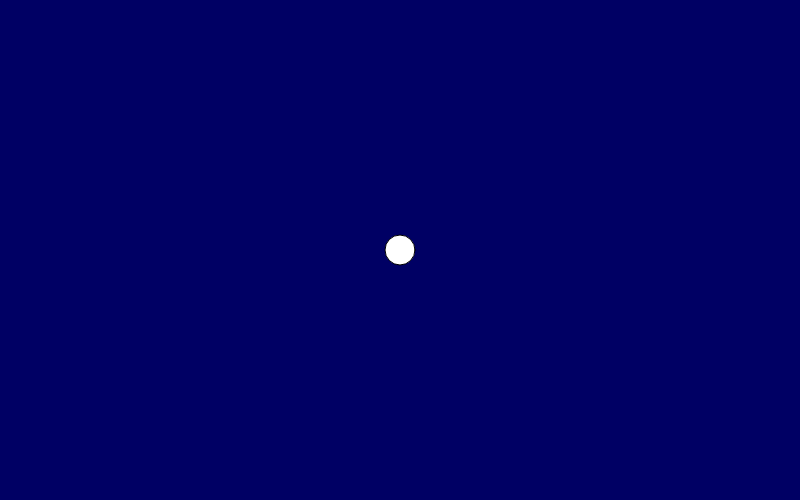
Frame 1 (no input)
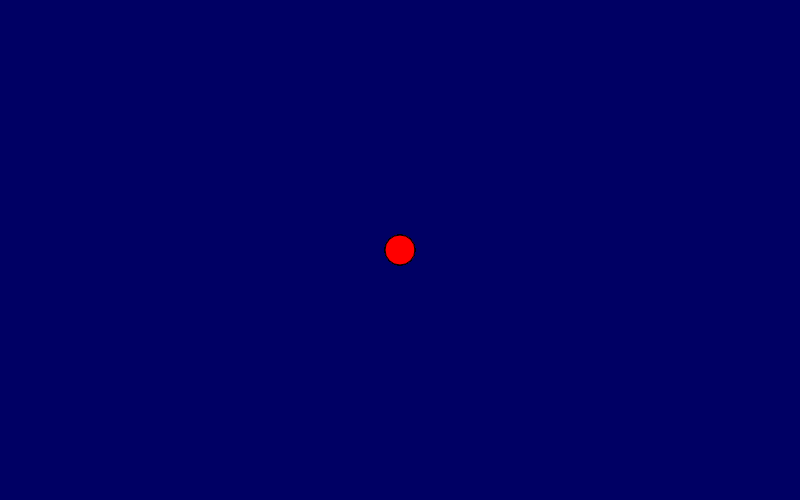
Frame 60 (no input)
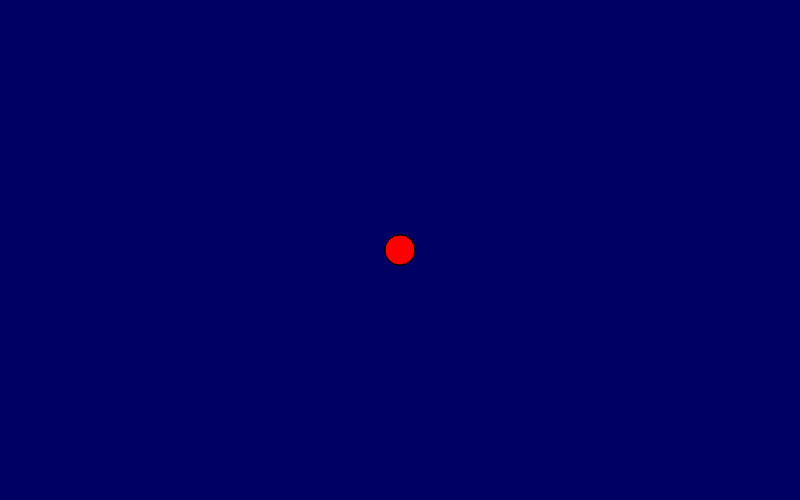
Frame 120 (the mouse pressed at the canvas centre since frame 60)

The p5.js sketch that drew these frames (run headless with seeded random() and noise() and a simulated clock; from frame 60 on, the mouse is pressed at the canvas centre):

// p5.js sketch
// ── sketch.js
function setup() {
  // put setup code here
  createCanvas(800, 500) ;
  background(0, 0, 100)
}

function draw() {
  // put drawing code here
    circle(width / 2, height / 2, 30);
    fill('red');
}
